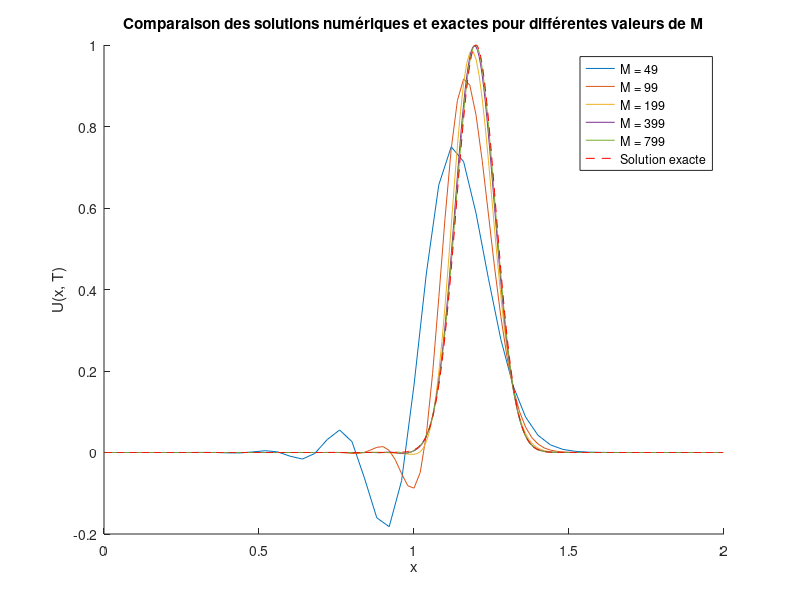

Here is the MATLAB script that generated this plot:
% Définition des paramètres
a = 0;
b = 2;
beta = 1;
M_values = [49, 99, 199, 399, 799]; % Différentes valeurs de M
T = 1.0;

% Configuration du graphique
figure;
hold on;

for M = M_values
    % Calcul de h et k
    h = (b - a) / (M + 1);
    k = 0.5 * h;
    N = round(T / k);
    
    x = linspace(a + h, b - h, M)';
    U0 = exp(-5 * (5 * x - 1) .^ 2);

    % Initialisation et préallocation de U
    U = zeros(M, N);
    U(:, 1) = U0;

    % Calcul des coefficients p, q, r
    p = 1 - beta^2 * k^2 / h^2;
    q = beta^2 * k^2 / (2 * h^2) - beta * k / (2 * h);
    r = beta^2 * k^2 / (2 * h^2) + beta * k / (2 * h);

    % Construction de la matrice A
    A = diag(p * ones(1, M)) + diag(q * ones(1, M-1), 1) + diag(r * ones(1, M-1), -1);

    % Boucle de calcul de la solution
    for n = 2:N
        U(:, n) = A * U(:, n-1);
    end

    % Tracé de la solution numérique pour M actuel
    plot(x, U(:, end), 'DisplayName', ['M = ' num2str(M)]);

    % Calcul de la solution exacte
    xExact = x - beta * T;
    UExact = exp(-5 * (5 * xExact - 1) .^ 2);

    % Calcul de l'erreur L2 et du maximum
    L2_error = norm(U(:, end) - UExact, 2);
    [maxU, maxPos] = max(U(:, end));
    disp(['M = ' num2str(M) ', Max U: ' num2str(maxU) ', Position: ' num2str(x(maxPos)) ', L2 Error: ' num2str(L2_error)]);
end

% Tracé de la solution exacte
plot(x, UExact, 'r--', 'DisplayName', 'Solution exacte');

title('Comparaison des solutions numériques et exactes pour différentes valeurs de M');
xlabel('x');
ylabel('U(x, T)');
legend;
hold off;
